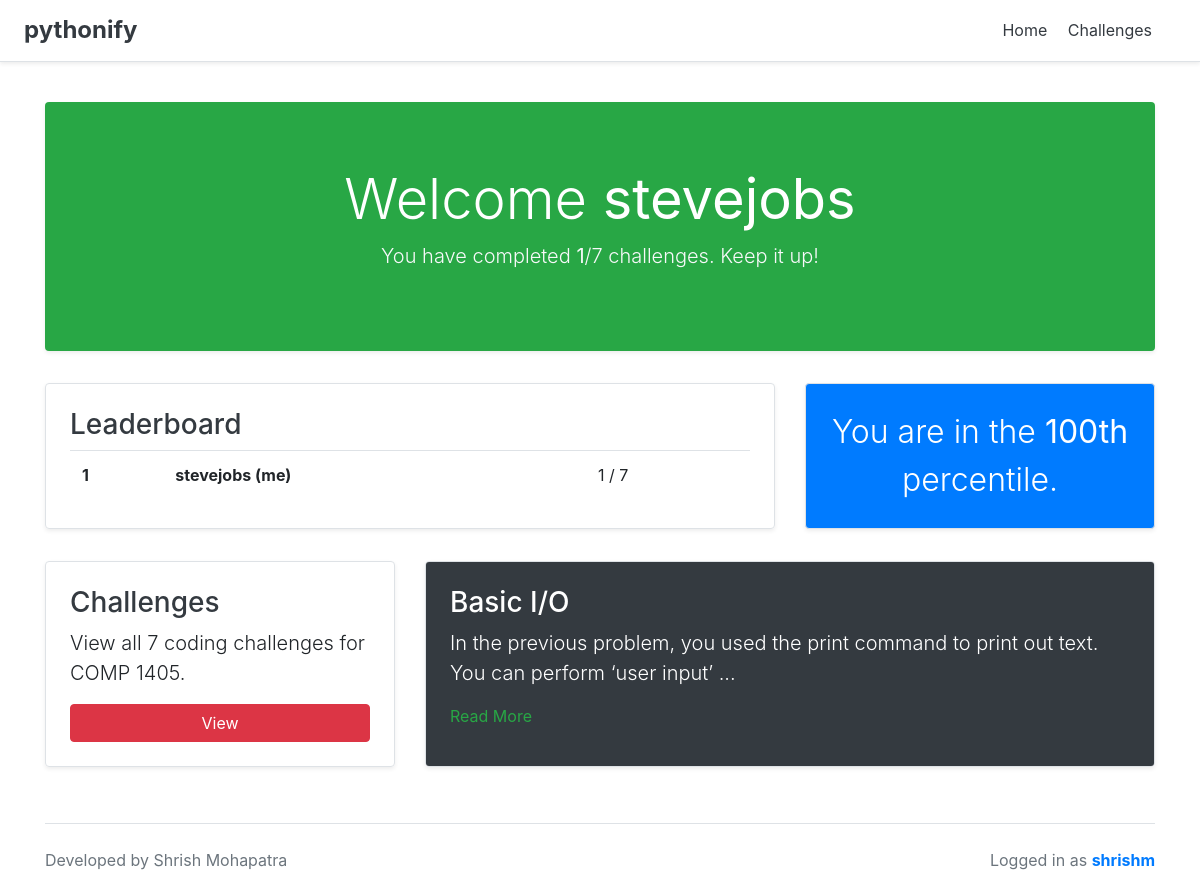
/ (signed in), run on the app's committed database.
### core/models.py (models this page shows, shortened)
class Profile(models.Model):
    user = models.OneToOneField(User, on_delete=models.CASCADE)
    usertag = models.CharField(max_length=64, blank=True)
    completed = models.ManyToManyField(Prompt, blank=True)
    status = models.CharField(max_length=64, choices=ch_user_status, default="Pending")
    def get_complete_count(self):
        return len(self.completed.all())
    def get_percentile(self):
        profiles = []
        query = Profile.objects.all()
        profiles += query
        profiles.sort(key=lambda x: x.get_complete_count())
        ref = profiles.index(self) + 1
        percentile = "{}th".format(int((ref/len(profiles))*100))
        return percentile

class Prompt(models.Model):
    name = models.CharField(max_length=100)
    ref = models.PositiveIntegerField(verbose_name="Question #")
    difficulty = models.CharField(max_length=64, choices=ch_difficulty, default="Intermediate")
    description = models.TextField(help_text="Leave blank to suggest users to refer to the PDF.", blank=True)
    hint = models.TextField(blank=True)
    rating = models.DecimalField(verbose_name="Satisfaction", max_digits=4, decimal_places=2, default=0)
    complete_count = models.PositiveIntegerField(verbose_name="# Completed", default=0)
    prompt_set = models.ForeignKey(PromptSet, on_delete=models.CASCADE)
    def get_summary(self):
        output = ""
        if (not self.description) or (self.description == ""):
            output = "Please refer to PDF document for more information."
        else:
            output += self.description
            output = output[:100] + "..."
        return output

### core/views.py (the view)
# urls.py: url(r'^$', index, name='index'),
def index(request):
    if not check_auth(request):
        return redirect('signin')
    profile = get_profile(request)
    if not profile:
        return redirect('admin_dashboard')
    context = {
        'profile': profile,
        'f_prompt': get_featured_prompt(),
        'prompt_count': len(Prompt.objects.all()),
        'complete_count': profile.get_complete_count(),
        'leaderboard': get_leaderboard()
    }
    return render(request, 'index.html', context)

### core/views.py (called while the page is built)
def check_auth(request):
    if not request.user.is_authenticated:
        return False
    else:
        return True

def get_featured_prompt():
    prompts = []
    prompts += Prompt.objects.filter(prompt_set=random.choice(get_sets_available()))
    return random.choice(prompts)

def get_profile(request):
    query = Profile.objects.filter(user=request.user)
    try:
        profile = query[0]
    except IndexError:
        profile = False
    return profile

def get_leaderboard():
    profiles = []
    query = Profile.objects.all()
    if len(query) == 0:
        return profiles
    profiles += query
    profiles.sort(key=lambda x: x.get_complete_count(), reverse=True)
    if len(profiles) > 3:
        profiles = profiles[:3]
    return profiles

def get_sets_available():
    sets = []
    query = PromptSet.objects.all()
    sets += query
    return sets

### core/templates/index.html (shortened to what this page needs)
{% extends 'base.html' %}
{% block body %}
<div class="jumbotron rounded bg-success shadow-sm text-white text-center">
    <h1 class="display-4">Welcome <b>{{ profile.usertag }}</b></h1>
    <p class="lead" style="color: #f8f9fa;">You have completed <b>{{complete_count}}</b>/{{prompt_count}} challenges. Keep it up!</p>
</div>
<div class="row mb-2">
    <div class="col-md-8 d-flex">
        <div class="flex-fill row no-gutters border rounded overflow-hidden flex-md-row mb-4 shadow-sm h-md-250 position-relative">
            <div class="col p-4 d-flex flex-column position-static">
                <font color="#343a40"><h3 class="mb-2">Leaderboard</h3></font>
                <table class="table table-hover" style="margin-bottom: 0px;">
                    <tbody>
                        {% for o_profile in leaderboard %}
                        <tr>
                            <th scope="row">{{forloop.counter}}</th>
                            {% if profile == o_profile %}
                                <td><b>{{o_profile.usertag}} (me)</b></td>
                            {% else %}
                                <td>{{o_profile.usertag}}</td>
                            {% endif %}
                            <td>{{o_profile.get_complete_count}} / {{prompt_count}}</td>
                        </tr>
                        {% endfor %}
                    </tbody>
                </table>
            </div>
        </div>
    </div>
    <div class="col-md-4 d-flex">
        <div class="bg-primary text-white flex-fill row no-gutters border rounded overflow-hidden flex-md-row mb-4 shadow-sm h-md-250 position-relative">
            <div class="col p-4 d-flex flex-column position-static text-center my-auto">
                <font size="6px" style="font-weight: 300;">
                    You are in the <b>{{ profile.get_percentile }}</b> percentile.
                </font>
            </div>
        </div>
    </div>
</div>
<div class="row mb-2">
    <div class="col-md-4 d-flex">
        <div class="flex-fill row no-gutters border rounded overflow-hidden flex-md-row mb-4 shadow-sm h-md-250 position-relative">
            <div class="col p-4 d-flex flex-column position-static my-auto">
                <font color="#343a40"><h3 class="mb-2">Challenges</h3></font>
                <p class="lead">View all {{prompt_count}} coding challenges for COMP 1405.</p>
                <a href="/view_set" class="btn btn-danger">View</a>
            </div>
        </div>
    </div>
    <div class="col-md-8 d-flex">
        <div class="flex-fill row no-gutters border rounded overflow-hidden flex-md-row mb-4 shadow-sm h-md-250 position-relative">
            <div class="col p-4 d-flex flex-column position-static bg-dark text-white">
                <h3 class="mb-2">{{ f_prompt.name }}</h3>
                <p class="lead">{{f_prompt.get_summary}}</p>
                <a href="/view_prompt/{{f_prompt.pk}}" style="color: #28a745;">Read More</a>
            </div>
        </div>
    </div>
</div>
{% endblock %}

### core/templates/base.html (shortened to what this page needs)
<!doctype html>
<html lang="en">
    <head>
        {% load static %} <! CSS --->
        <link rel="stylesheet" href="https://stackpath.bootstrapcdn.com/bootstrap/4.3.1/css/bootstrap.min.css">
    </head>
    <body>
        <div class="d-flex flex-column flex-md-row align-items-center p-3 px-md-4 mb-3 bg-white border-bottom shadow-sm">
            <h4 class="my-0 mr-md-auto font-weight-normal"><a href="/index"><font color="#343a40"><b>pythonify</b></font></a></h4>
            <nav class="my-2 my-md-0 mr-md-3">
                {% if user.get_username|length != 0 %}
                <a class="p-2 text-dark" href="/index">Home</a>
                <a class="p-2 text-dark" href="/view_set">Challenges</a>
                {% endif %}
            </nav>
        </div>
        <div class="container">
            <br>
            {% block body %}
            {% endblock %}
            <br>
            <footer class="border-top"><br>
                <p class="float-right text-muted">
                    {% if user.get_username|length != 0 %}
                        Logged in as <a href="/signin"><b>{{ user.get_username }}</b></a>
                    {% endif %}
                </p>
                <p class="text-muted">
                    Developed by Shrish Mohapatra
                </p>
            </footer>
        </div>
    </body>
</html>

### data on the page
Profile: usertag "stevejobs", get_complete_count "1", prompt_count "7", get_percentile "100th"
Prompt: name "Basic I/O", get_summary "In the previous problem, you used the print command to print out text. You can perform ‘user input’ ..."

### other printed values
{{ complete_count }} "1"
{{ prompt_count }} "7"
{{ user.get_username }} "shrishm"
